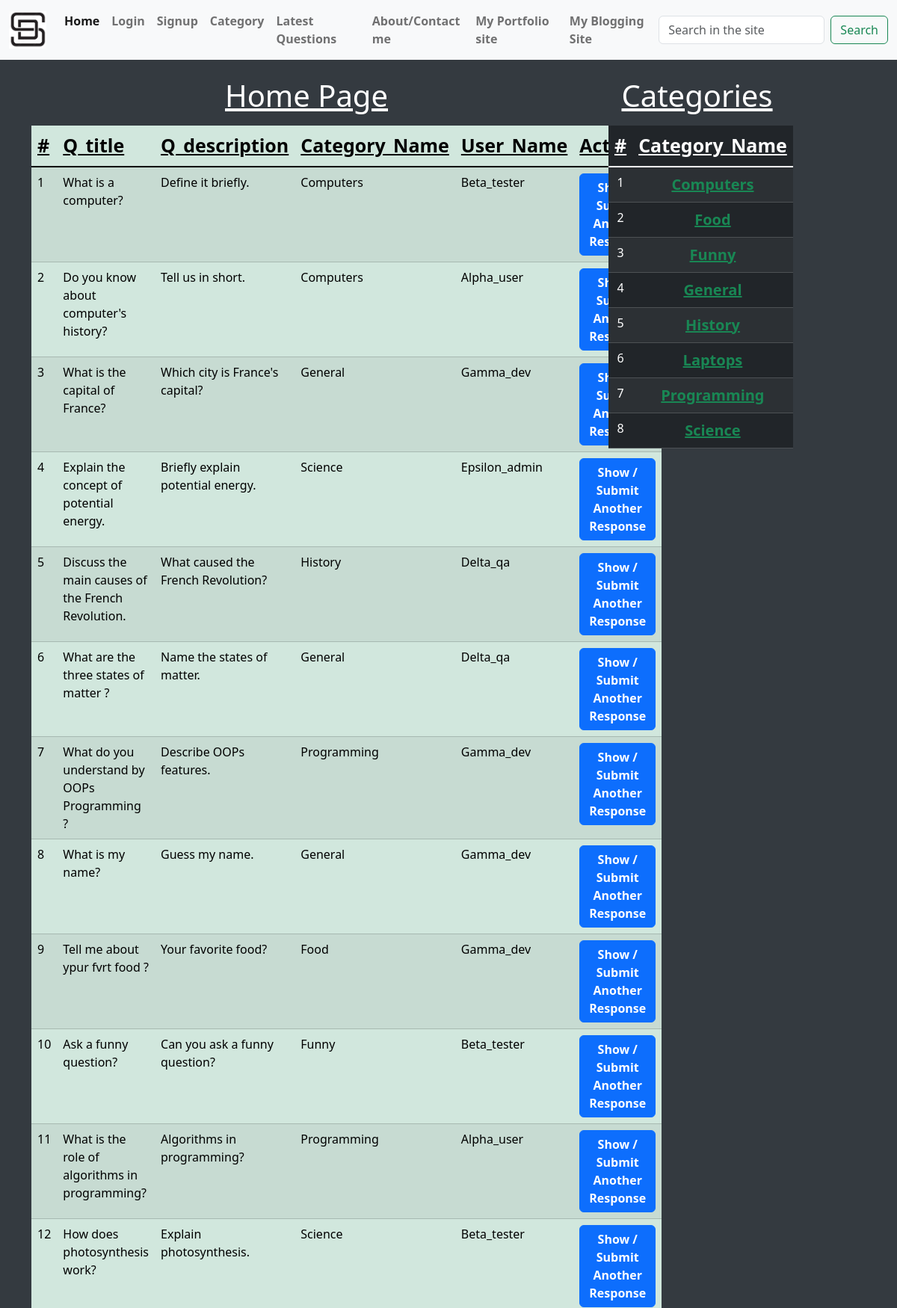
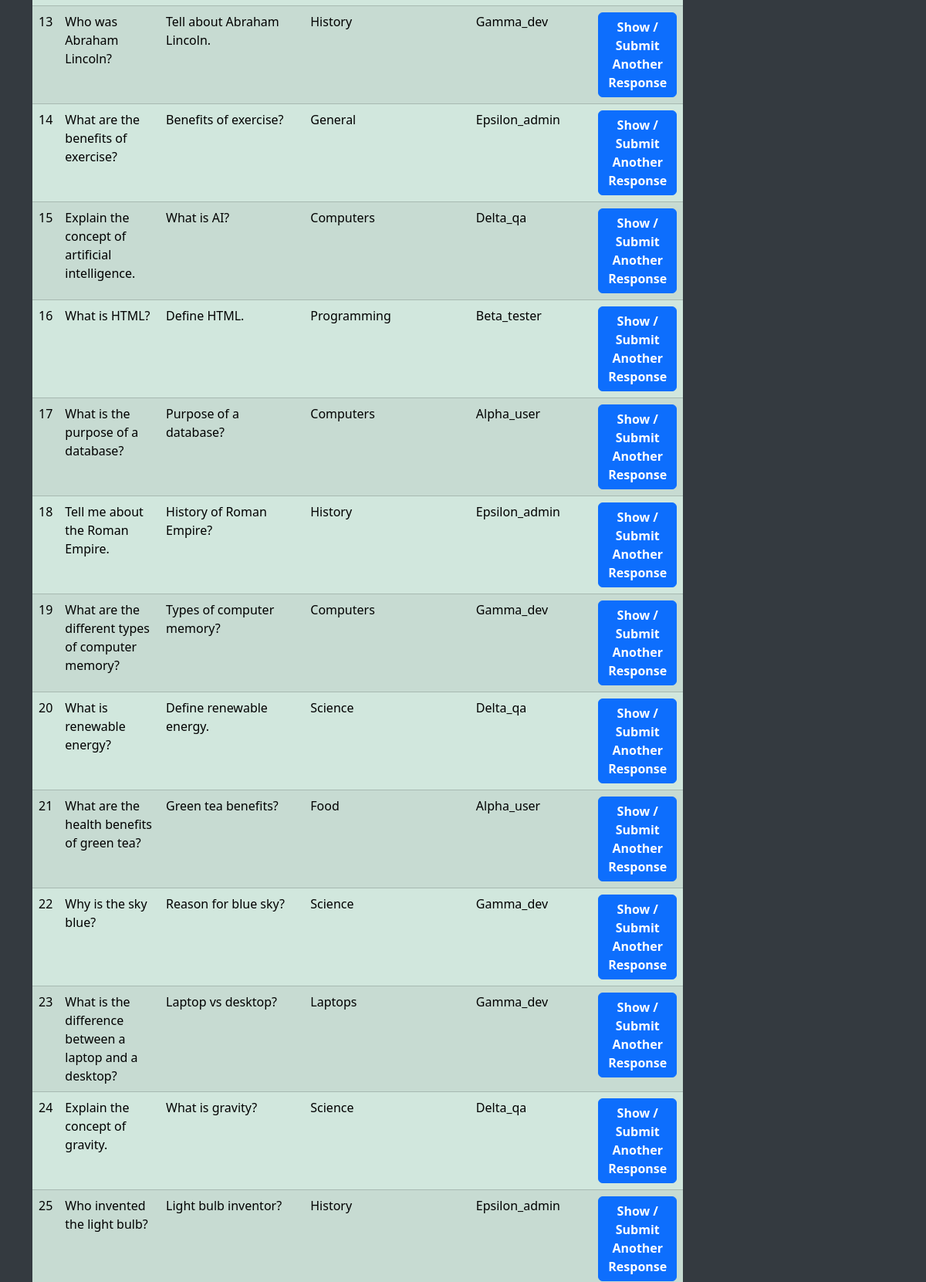
The page / (upper part) on the database its author committed (2 pictures, top to bottom).
### tables this page shows
CREATE TABLE `questions` (
  `id` int(10) NOT NULL,
  `title` varchar(100) NOT NULL,
  `description` varchar(300) NOT NULL,
  `catagory_id` int(10) NOT NULL,
  `user_id` int(10) NOT NULL
);

CREATE TABLE `catagory` (
  `id` int(10) NOT NULL,
  `name` varchar(100) NOT NULL
);

CREATE TABLE `users` (
  `id` int(10) NOT NULL,
  `username` varchar(100) NOT NULL,
  `email` varchar(100) NOT NULL,
  `password` varchar(100) NOT NULL,
  `address` varchar(300) NOT NULL
);

### client/home.php (the view, shortened to what this page needs)
<div class="container">
    <div class="row">
        <div class="col-8">
            <h1 class="heading mb-3  mt-5 "> Home Page </h1>
            <?php
            include("./server/db.php");
            if (isset($_REQUEST['cat_id'])) {
                $cat_id = $_REQUEST['cat_id'];
                $sql = "SELECT * FROM `questions` where catagory_id = $cat_id";
            } else {
                $sql = "SELECT * FROM `questions`";
            }
            $result = $conn->query($sql);
            $i = 0;
            ?>
            <table class="table table-success table-striped table-hover">
                <thead>
                    <tr>
                        <th scope="col" style='font-size:25px'>#</th>
                        <th scope="col" style='font-size:25px'>Q_title</th>
                        <th scope="col" style='font-size:25px'>Q_description</th>
                        <th scope="col" style='font-size:25px'>Category_Name</th>
                        <th scope="col" style='font-size:25px'>User_Name</th>
                        <th scope="col" style='font-size:25px'>Action</th>
                        </tr>
                </thead>
                <tbody>
                    <?php
                    if ($result && $result->num_rows > 0) {
                        foreach ($result as $row) {
                            $i++;
                            $Q_id = $row['id'];
                            $Q_title = ucfirst($row['title']);
                            $Q_desc = ucfirst($row['description']);
                            $user_id = $row['user_id'];
                            $catagory_id = $row['catagory_id'];
                            $sql_user = $conn->prepare("select username from users where id = ?");
                            $sql_user->bind_param("i", $user_id);
                            $sql_user->execute();
                            $result_user = $sql_user->get_result();
                            $user = "Unknown";
                            if ($result_user && $result_user->num_rows > 0) {
                                $row_user = $result_user->fetch_assoc();
                                $user = ucfirst($row_user['username']);
                            }
                            $sql_catagory = $conn->prepare("select name from catagory where id = ?");
                            $sql_catagory->bind_param("i", $catagory_id);
                            $sql_catagory->execute();
                            $result_catagory = $sql_catagory->get_result();
                            $catagory_name = "Unknown";
                            if ($result_catagory && $result_catagory->num_rows > 0) {
                                $row_catagory = $result_catagory->fetch_assoc();
                                $catagory_name = ucfirst($row_catagory['name']);
                            }
                            echo "<tr>";
                            echo "<td>$i</td>";
                            echo "<td>$Q_title</td>";
                            echo "<td>$Q_desc</td>";
                            echo "<td>$catagory_name</td>";
                            echo "<td>$user</td>";
                            echo "<td><a href='?Q_id=$Q_id' class='btn btn-primary bold'>Show / Submit Another Response</a></td>";
                            echo "</tr>";
                        }
                    } else {
                        echo "<tr><td colspan='6'>No questions found.</td></tr>";
                    }
                    ?>
                </tbody>
            </table>
        </div>
        <div class="col-3">
            <?php
            include("catagory_list.php");
            ?>
        </div>
    </div>
</div>

### client/catagory_list.php (shortened to what this page needs)
<div class="container">
    <div class="row">
        <div class="col-12">
            <h1 class="heading mb-3 mt-5"> Categories </h1>
            <?php
            include("./server/db.php");
            $sql = "SELECT * FROM `catagory`";
            $result = $conn->query($sql);
            ?>
            <table class="table table-success table-striped table-hover text-center table-dark">
                <thead>
                    <tr>
                        <th scope="col" style='font-size:25px'>#</th>
                        <th scope="col" style='font-size:25px'>Category_Name</th>
                    </tr>
                </thead>
                <tbody>
                    <?php
                    if ($result->num_rows > 0) {
                        $i = 0;
                        foreach ($result as $row) {
                            $i++;
                            $catagory_name = ucfirst($row['name']);
                            $catagory_id = $row['id'];
                            echo "<tr>";
                            echo "<td>" . $i . "</td>";
                            echo "<td><a href='?cat_id=$catagory_id' style='font-size:20px' class='link-success'>$catagory_name</a></td>";
                            echo "</tr>";
                        }
                    } else {
                        echo "<tr><td colspan='2'>No categories found.</td></tr>";
                    }
                    ?>
                </tbody>
            </table>
        </div>
    </div>
</div>

### public/style.css (style rules this page uses)
.heading { text-align: center; text-decoration: underline !important; }
a { font-weight: 600 !important; }
.bold { font-weight: 600 !important; }
body { background-color: #343a40 !important; color: #ffffff !important; }
th { text-decoration: underline !important; }

### index.php (style rules this page uses)
html { height: 100%; }
body { padding-top: 56px; }

### rows shown on the page
questions: title "What is a computer?", description "Define it briefly.", catagory.name "Computers", user.username "Beta_tester"
questions: title "Do you know about computer's history?", description "Tell us in short.", catagory.name "Computers", user.username "Alpha_user"
questions: title "What is the capital of France?", description "Which city is France's capital?", catagory.name "General", user.username "Gamma_dev"
questions: title "Explain the concept of potential energy.", description "Briefly explain potential energy.", catagory.name "Science", user.username "Epsilon_admin"
questions: title "Discuss the main causes of the French Revolution.", description "What caused the French Revolution?", catagory.name "History", user.username "Delta_qa"
questions: title "What are the three states of matter ?", description "Name the states of matter.", catagory.name "General", user.username "Delta_qa"
questions: title "What do you understand by OOPs Programming ?", description "Describe OOPs features.", catagory.name "Programming", user.username "Gamma_dev"
questions: title "What is my name?", description "Guess my name.", catagory.name "General", user.username "Gamma_dev"
questions: title "Tell me about ypur fvrt food ?", description "Your favorite food?", catagory.name "Food", user.username "Gamma_dev"
questions: title "Ask a funny question?", description "Can you ask a funny question?", catagory.name "Funny", user.username "Beta_tester"
questions: title "What is the role of algorithms in programming?", description "Algorithms in programming?", catagory.name "Programming", user.username "Alpha_user"
questions: title "How does photosynthesis work?", description "Explain photosynthesis.", catagory.name "Science", user.username "Beta_tester"
questions: title "Who was Abraham Lincoln?", description "Tell about Abraham Lincoln.", catagory.name "History", user.username "Gamma_dev"
questions: title "What are the benefits of exercise?", description "Benefits of exercise?", catagory.name "General", user.username "Epsilon_admin"
questions: title "Explain the concept of artificial intelligence.", description "What is AI?", catagory.name "Computers", user.username "Delta_qa"
questions: title "What is HTML?", description "Define HTML.", catagory.name "Programming", user.username "Beta_tester"
questions: title "What is the purpose of a database?", description "Purpose of a database?", catagory.name "Computers", user.username "Alpha_user"
questions: title "Tell me about the Roman Empire.", description "History of Roman Empire?", catagory.name "History", user.username "Epsilon_admin"
questions: title "What are the different types of computer memory?", description "Types of computer memory?", catagory.name "Computers", user.username "Gamma_dev"
questions: title "What is renewable energy?", description "Define renewable energy.", catagory.name "Science", user.username "Delta_qa"
questions: title "What are the health benefits of green tea?", description "Green tea benefits?", catagory.name "Food", user.username "Alpha_user"
questions: title "Why is the sky blue?", description "Reason for blue sky?", catagory.name "Science", user.username "Gamma_dev"
questions: title "What is the difference between a laptop and a desktop?", description "Laptop vs desktop?", catagory.name "Laptops", user.username "Gamma_dev"
questions: title "Explain the concept of gravity.", description "What is gravity?", catagory.name "Science", user.username "Delta_qa"
questions: title "Who invented the light bulb?", description "Light bulb inventor?", catagory.name "History", user.username "Epsilon_admin"
catagory: name "Computers"
catagory: name "Food"
catagory: name "Funny"
catagory: name "General"
catagory: name "History"
catagory: name "Laptops"
catagory: name "Programming"
catagory: name "Science"
